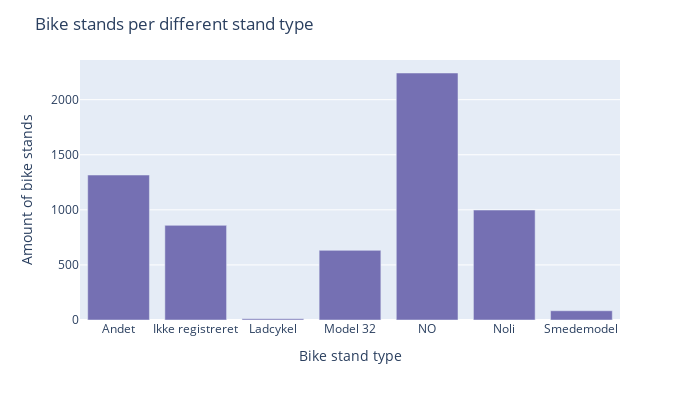

The notebook cell saved with this chart:
### Code cell
## Bike stands divided into stand type + Offentlig vs Privat

stand_design = df.groupby("stativ_type", observed=False).size()

fig = stand_design.plot.bar(color_discrete_sequence=[col[2]], width=700, height=400)
fig.update_layout(title="Bike stands per different stand type", yaxis_title="Amount of bike stands", xaxis_title="Bike stand type", showlegend=False)
fig.show()


# With owner
stand_design_owner = df.groupby(['stativ_type', 'stativ_ejer']).size()

fig = px.bar(stand_design_owner.reset_index(), x='stativ_type', y=0, color='stativ_ejer', title='Bike stands per different stand type', width=900, height=500)
fig.update_layout(xaxis_title='Bike stand type', yaxis_title='Amount of bike stands', legend_title='Owner', showlegend=True)
fig.show()

### Figure 1 — Plotly figure (JSON) as saved in the notebook; plotly's stock layout.template omitted (floating-point values rounded to 4 significant figures)
{"data": [{"alignmentgroup": "True", "hovertemplate": "variable=0<br>stativ_type=%{x}<br>value=%{y}<extra></extra>", "legendgroup": "0", "marker": {"color": "rgb(117,112,179)", "pattern": {"shape": ""}}, "name": "0", "offsetgroup": "0", "orientation": "v", "showlegend": true, "textposition": "auto", "type": "bar", "x": ["Andet", "Ikke registreret", "Ladcykel", "Model 32", "NO", "Noli", "Smedemodel"], "xaxis": "x", "y": [1316, 859, 11, 632, 2242, 998, 84], "yaxis": "y"}], "layout": {"barmode": "relative", "height": 400, "legend": {"title": {"text": "variable"}, "tracegroupgap": 0}, "margin": {"t": 60}, "showlegend": false, "title": {"text": "Bike stands per different stand type"}, "width": 700, "xaxis": {"anchor": "y", "domain": [0, 1], "title": {"text": "Bike stand type"}}, "yaxis": {"anchor": "x", "domain": [0, 1], "title": {"text": "Amount of bike stands"}}}}
